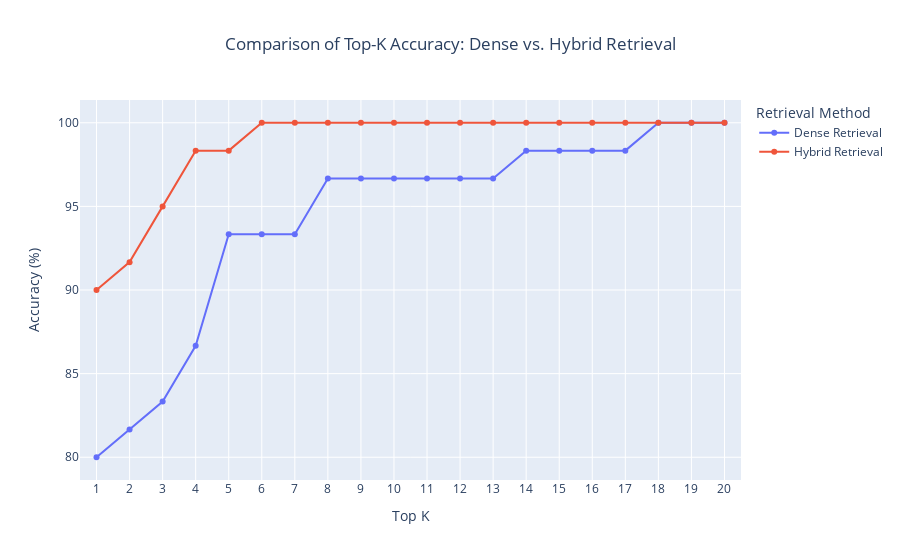

Write notebook code for a chart like this one.
### Code cell
"""
    Visualizing advantage of hybrid retrieval using Top-K Accuracy
    Top-K accuracy describes the accuracy of the retrieval method within the first K passages
    --> Is the correct passage among the first K passages?
"""
df = pd.read_csv("data/retrieval_evaluation_hybrid_scores_tuned.csv")

max_k = 20  # Top-20 Accuracy

def top_k_accuracy(df, column):
    accuracies = []
    for k in range(1, max_k + 1):
        accuracy = (df[column] <= k).mean() * 100  # Percentage of passages within the top k
        accuracies.append(accuracy)
    return accuracies

dense_accuracies = top_k_accuracy(df, 'dense_true_passage_position')
hybrid_accuracies = top_k_accuracy(df, 'hybrid_true_passage_position')

top_k_df = pd.DataFrame({
    'Top K': range(1, max_k + 1),
    'Dense Retrieval': dense_accuracies,
    'Hybrid Retrieval': hybrid_accuracies
})

fig = px.line(top_k_df, x='Top K', y=top_k_df.columns[1:], markers=True,
              labels={"value": "Accuracy (%)", "variable": "Retrieval Method"},
              title="Comparison of Top-K Accuracy: Dense vs. Hybrid Retrieval")
fig.update_layout(
    xaxis=dict(
        tickmode='linear', 
        tick0=1, 
        dtick=1, 
        range=[0.5, 20.5]  # Set the range from 1 to 20 with some padding
    ),
    yaxis=dict(title='Accuracy (%)'),
    title=dict(x=0.5, xanchor='center'),
    legend_title_text='Retrieval Method'
)
fig.show()

### Figure 1 — Plotly figure (JSON) as saved in the notebook; plotly's stock layout.template omitted (floating-point values rounded to 4 significant figures)
{"data": [{"hovertemplate": "Retrieval Method=Dense Retrieval<br>Top K=%{x}<br>Accuracy (%)=%{y}<extra></extra>", "legendgroup": "Dense Retrieval", "line": {"color": "#636efa", "dash": "solid"}, "marker": {"symbol": "circle"}, "mode": "lines+markers", "name": "Dense Retrieval", "orientation": "v", "showlegend": true, "type": "scatter", "x": [1, 2, 3, 4, 5, 6, 7, 8, 9, 10, 11, 12, 13, 14, 15, 16, 17, 18, 19, 20], "xaxis": "x", "y": [80, 81.67, 83.33, 86.67, 93.33, 93.33, 93.33, 96.67, 96.67, 96.67, 96.67, 96.67, 96.67, 98.33, 98.33, 98.33, 98.33, 100, 100, 100], "yaxis": "y"}, {"hovertemplate": "Retrieval Method=Hybrid Retrieval<br>Top K=%{x}<br>Accuracy (%)=%{y}<extra></extra>", "legendgroup": "Hybrid Retrieval", "line": {"color": "#EF553B", "dash": "solid"}, "marker": {"symbol": "circle"}, "mode": "lines+markers", "name": "Hybrid Retrieval", "orientation": "v", "showlegend": true, "type": "scatter", "x": [1, 2, 3, 4, 5, 6, 7, 8, 9, 10, 11, 12, 13, 14, 15, 16, 17, 18, 19, 20], "xaxis": "x", "y": [90, 91.67, 95, 98.33, 98.33, 100, 100, 100, 100, 100, 100, 100, 100, 100, 100, 100, 100, 100, 100, 100], "yaxis": "y"}], "layout": {"legend": {"title": {"text": "Retrieval Method"}, "tracegroupgap": 0}, "title": {"text": "Comparison of Top-K Accuracy: Dense vs. Hybrid Retrieval", "x": 0.5, "xanchor": "center"}, "xaxis": {"anchor": "y", "domain": [0, 1], "dtick": 1, "range": [0.5, 20.5], "tick0": 1, "tickmode": "linear", "title": {"text": "Top K"}}, "yaxis": {"anchor": "x", "domain": [0, 1], "title": {"text": "Accuracy (%)"}}}}
